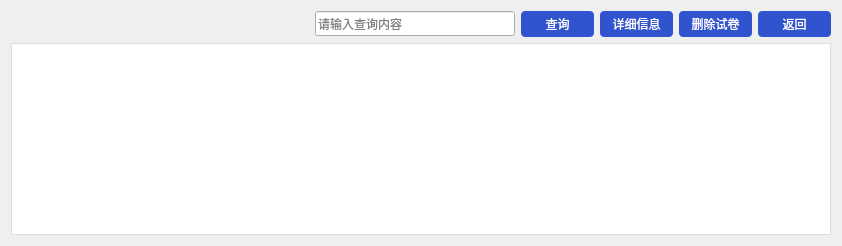
     <widget class="QWidget" name="page_10">
      <layout class="QGridLayout" name="gridLayout_3">
       <item row="0" column="3">
        <widget class="QPushButton" name="btnShowExamInfo">
         <property name="styleSheet">
          <string notr="true">QPushButton {
	background-color: #3054ce;
    padding: 4px;
    min-width: 65px;
    min-height: 12px;
	font: 10pt &quot;方正姚体&quot;;
    border-radius:4px;
    color:white;
}</string>
         </property>
         <property name="text">
          <string>详细信息</string>
         </property>
        </widget>
       </item>
       <item row="0" column="5">
        <widget class="QPushButton" name="btnGoBackExamSelect">
         <property name="styleSheet">
          <string notr="true">QPushButton {
	background-color: #3054ce;
    padding: 4px;
    min-width: 65px;
    min-height: 12px;
	font: 10pt &quot;方正姚体&quot;;
    border-radius:4px;
    color:white;
}</string>
         </property>
         <property name="text">
          <string>返回</string>
         </property>
        </widget>
       </item>
       <item row="1" column="0" colspan="6">
        <widget class="QTableView" name="examtableView">
         <property name="styleSheet">
          <string notr="true">QTableView , QTableWidget{
    selection-background-color:#44c767;
    background-color:white;
    border:1px solid #E0DDDC;
    gridline-color:lightgray;
}
QHeaderView::section{
    background-color:white;
    border:0px solid #E0DDDC;
    border-bottom:1px solid #E0DDDC;
    height:20px;
}
QTableView::QScrollBar:horizontal{
background:#FFFFFF;
padding-top:20px;
padding-bottom:20px;
padding-left:3px;
padding-right:3px;
border-left:1px solid #d7d7d7;
}
QTableView::QScrollBar::handle:vertical{
background:#dbdbdb;
border-radius:10px;
min-height:80px;
}
QTableView::QScrollBar::handle:vertical:hover{
background:#d0d0d0;
}
QTableView::QScrollBar::add-line:vertical{
background:url(:/images/resource/images/checkout/down.png) center no-repeat;
}
QTableView::QScrollBar::sub-line:vertical{
background:url(:/images/resource/images/checkout/up.png) center no-repeat;
}
</string>
         </property>
        </widget>
       </item>
       <item row="0" column="2">
        <widget class="QPushButton" name="btnSelectExam">
         <property name="minimumSize">
          <size>
           <width>73</width>
           <height>20</height>
          </size>
         </property>
         <property name="styleSheet">
          <string notr="true">QPushButton {
	background-color: #3054ce;
    padding: 4px;
    min-width: 65px;
    min-height: 12px;
	font: 10pt &quot;方正姚体&quot;;
    border-radius:4px;
    color:white;
}</string>
         </property>
         <property name="text">
          <string>查询</string>
         </property>
        </widget>
       </item>
       <item row="0" column="0">
        <spacer name="horizontalSpacer_8">
         <property name="orientation">
          <enum>Qt::Horizontal</enum>
         </property>
         <property name="sizeHint" stdset="0">
          <size>
           <width>298</width>
           <height>20</height>
          </size>
         </property>
        </spacer>
       </item>
       <item row="0" column="4">
        <widget class="QPushButton" name="btnDeleteSelectExam">
         <property name="styleSheet">
          <string notr="true">QPushButton {
	background-color: #3054ce;
    padding: 4px;
    min-width: 65px;
    min-height: 12px;
	font: 10pt &quot;方正姚体&quot;;
    border-radius:4px;
    color:white;
}</string>
         </property>
         <property name="text">
          <string>删除试卷</string>
         </property>
        </widget>
       </item>
       <item row="0" column="1">
        <widget class="QLineEdit" name="leSelectExam">
         <property name="minimumSize">
          <size>
           <width>200</width>
           <height>25</height>
          </size>
         </property>
         <property name="styleSheet">
          <string notr="true">QLineEdit{
font: 12pt &quot;黑体&quot;;
}</string>
         </property>
         <property name="text">
          <string/>
         </property>
         <property name="placeholderText">
          <string>请输入查询内容</string>
         </property>
        </widget>
       </item>
      </layout>
     </widget>
